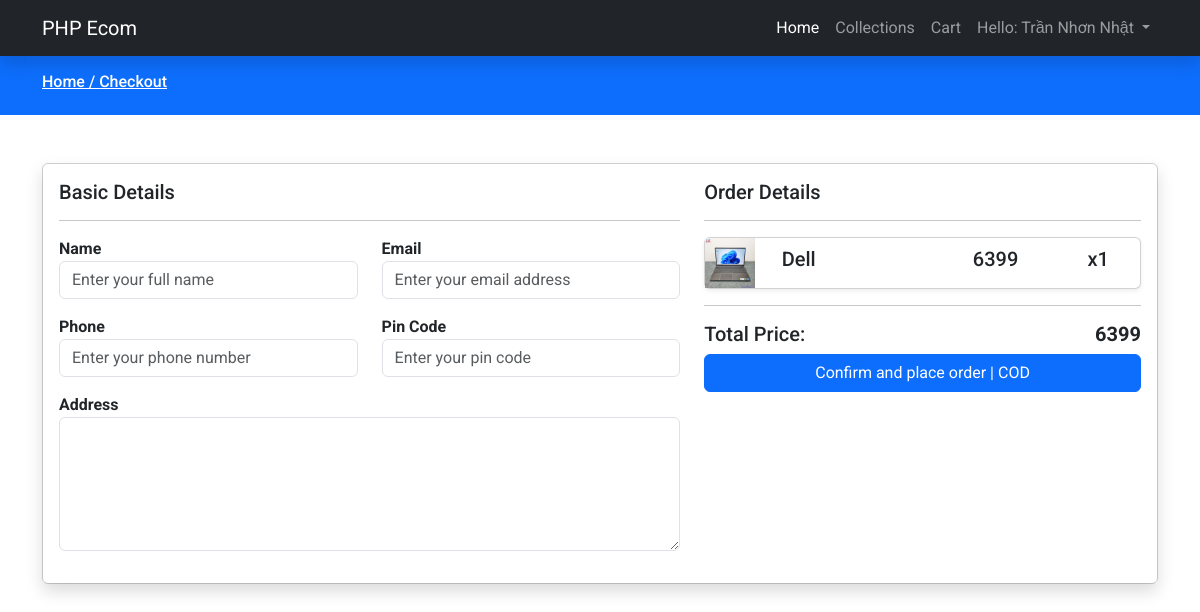
/checkout.php (signed in), run on the app's committed database.
### tables this page shows
CREATE TABLE `tbl_cart` (
  `id` int(11) NOT NULL,
  `user_id` int(11) NOT NULL,
  `prod_id` int(11) NOT NULL,
  `prod_qty` int(11) NOT NULL,
  `created_at` timestamp NOT NULL DEFAULT current_timestamp()
);

CREATE TABLE `tbl_product` (
  `id` int(11) NOT NULL,
  `category_id` int(11) NOT NULL,
  `name` text NOT NULL,
  `slug` varchar(191) NOT NULL,
  `small_description` mediumtext NOT NULL,
  `description` mediumtext NOT NULL,
  `original_price` int(11) NOT NULL,
  `selling_price` int(11) NOT NULL,
  `image` varchar(191) NOT NULL,
  `qty` int(11) NOT NULL,
  `status` tinyint(4) NOT NULL,
  `trending` tinyint(4) NOT NULL,
  `meta_title` varchar(191) NOT NULL,
  `meta_keywords` mediumtext NOT NULL,
  `meta_description` mediumtext NOT NULL,
  `created_at` timestamp NOT NULL DEFAULT current_timestamp()
);

### function/userfunction.php (called while the page is built, shortened)
<?php
    $filepath = realpath(dirname(__FILE__));
    include_once ($filepath.'/../config/dbcon.php');
    function getCartItems(){
        global $con;
        $userId = $_SESSION['auth_user']['user_id'];
        $query = "SELECT c.id as cid, c.prod_id, c.prod_qty, p.id as pid, p.name, p.image, p.selling_price
                FROM tbl_cart c, tbl_product p WHERE c.prod_id=p.id AND c.user_id = '$userId' ORDER BY c.id DESC";
        return $query_run = mysqli_query($con, $query);
    }
?>

### checkout.php (the view, shortened to what this page needs)
<?php
    include 'function/userfunction.php';
    include 'inc/header.php';
?>
<div class="py-3 bg-primary">
    <div class="container">
        <h6 class="text-white">
            <a href="index.php" class="text-white">Home / </a>
            <a href="checkout.php" class="text-white">Checkout</a>
        </h6>
    </div>
</div>
<div class="py-5">
    <div class="container">
        <div class="card">
            <div class="card-body shadow">
                <form action="function/placeorder.php" method="POST">
                    <div class="row">
                        <div class="col-md-7">
                            <h5>Basic Details</h5>
                            <hr>
                            <div class="row">
                                <div class="col-md-6 mb-3">
                                    <label class="fw-bold">Name</label>
                                    <input type="text" name="name" placeholder="Enter your full name" class="form-control" required>
                                </div>
                                <div class="col-md-6 mb-3">
                                    <label class="fw-bold">Email</label>
                                    <input type="email" name="email" placeholder="Enter your email address" class="form-control" required>
                                </div>
                                <div class="col-md-6 mb-3">
                                    <label class="fw-bold">Phone</label>
                                    <input type="text" name="phone" placeholder="Enter your phone number" class="form-control" required>
                                </div>
                                <div class="col-md-6 mb-3">
                                    <label class="fw-bold">Pin Code</label>
                                    <input type="text" name="pincode" placeholder="Enter your pin code" class="form-control" required>
                                </div>
                                <div class="col-md-12 mb-3">
                                    <label class="fw-bold">Address</label>
                                    <textarea name="address" class="form-control " rows="5" required></textarea>
                                </div>
                            </div>
                        </div>
                        <div class="col-md-5">
                            <h5>Order Details</h5>
                            <hr>
                                <?php
                                    $items = getCartItems();
                                    $totalPrice = 0;
                                    foreach ($items as $citem){
                                        ?>
                                            <div class="card product_data shadow-sm mb-3">
                                                <div class="row align-items-center">
                                                    <div class="col-md-2">
                                                        <img src="uploads/<?= $citem['image']?>" alt="Image" width="50px">
                                                    </div>
                                                    <div class="col-md-5">
                                                        <h5><?= $citem['name']?></h5>
                                                    </div>
                                                    <div class="col-md-3">
                                                        <h5><?= $citem['selling_price']?></h5>
                                                    </div>
                                                    <div class="col-md-2">
                                                        <h5>x<?= $citem['prod_qty']?></h5>
                                                    </div>
                                                </div>
                                            </div>
                                        <?php
                                        $totalPrice += $citem['selling_price'] * $citem['prod_qty'];
                                    }
                                ?>
                                <hr>
                            <h5>Total Price: <span class="float-end fw-bold"><?=$totalPrice?></span></h5>
                            <div class="">
                                <button type="submit" name="placeOrderBtn" class="btn btn-primary w-100">Confirm and place order | COD</button>
                            </div>
                        </div>
                    </div>
                </form>
            </div>
        </div>
    </div>
</div>
<?php include 'inc/footer.php';?>

### assets/css/custom.css (style rules this page uses)
* { font-family: 'Roboto', sans-serif; }
a { text-decoration: none; }

### data on the page
tbl_cart: tbl_product.image (picture), tbl_product.name "Dell", tbl_product.selling_price "6399", prod_qty "1"

### other printed values
$_SESSION['auth_user']['name'] "Trần Nhơn Nhật"
$totalPrice "6399"
